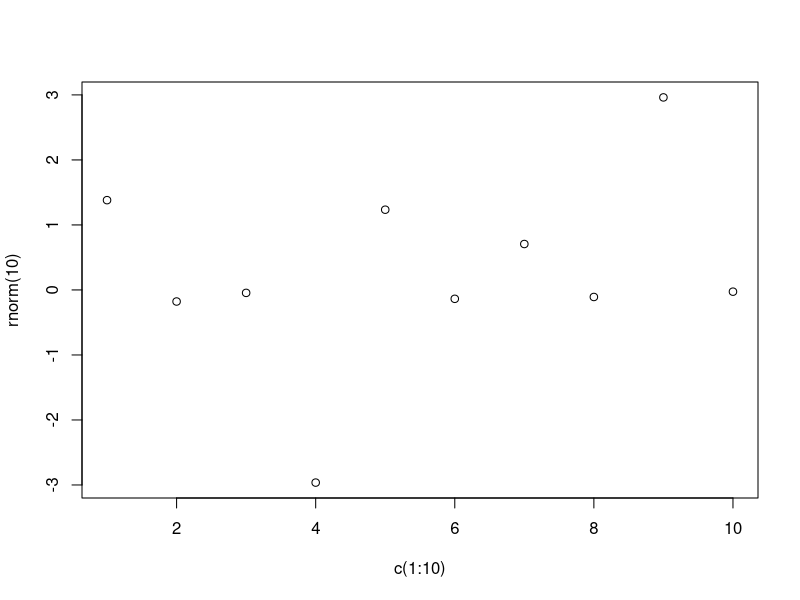

Generate this figure with R:
## ---- chunk 1
objs <- mget(ls("package:base"), inherits = TRUE)
nullenv <- function(func) {
    is.null(environment(func))
}
funs <- Filter(is.function, objs)
nulls <- Filter(nullenv, funs)

arg <- lapply(funs, formals) # get formals
counts <- sapply(arg, length) # count formals
maxcount <- which.max(counts) #find most args
zeros <- which(counts == 0) #no args
## ---- chunk 2
  objs <- mget(ls("package:base"), inherits = TRUE)
  
  nullenv <- function(func) {
    # returns true if function environment is null
    is.null(environment(func))
  }
  
  funs <- Filter(is.function, objs)
  nulls <- Filter(nullenv, funs)
## ---- chunk 3
add <- function(x) {
  function(y) x + y
}
adders <- lapply(1:10, add) 
adders[[1]](10)
## ---- chunk 4
ls(environment(adders[[1]]))
## ---- chunk 5
for (i in 1:10) {
  print(get("x", pos=environment(adders[[i]])))
}
## ---- chunk 6
add <- function(x) {
  force(x)
  function(y) x + y
}
adders <- lapply(1:10, add) 
adders[[1]](10)
for (i in 1:10) {
  print(get("x", pos=environment(adders[[i]])))
}
## ---- chunk 7
objs <- mget(ls("package:base"), inherits = TRUE)
funs <- Filter(is.function, objs)
repfun <- funs[grep(".*<-", funs)] # List of all replacement functions
nulls <- Filter(nullenv, repfun)
## ---- chunk 8
`%|||%` <- function(x, y) {
  ( x | y) & !(x & y) # defn on wikipedia
}
x <- c(1, 2, 3)
y <- c(1, 2, 3)
(x > y) %|||%  (y < x)
(x == y) %|||% (x > y)
## ---- chunk 9
`%uU%` <- function(x, y) {
    # find intersection of two vectors
    matches <- match(x, y, nomatch = 0)
    unique(y[matches])
}
x <- seq(2, 50, 3)
y <- seq(1, 50, 2)

all(x %uU% y == intersect(x, y))

`%U%` <- function(x, y) {
    # find the union of two vectors
    unique(c(x,y))
}

all(x %U% y == union(x,y))


`%!!%` <- function(x, y) {
    # find differences between two vectors
    matches <- match(x, y, nomatch = 0)
    unique(x[matches==0])
}

all(x %!!% y == setdiff(x, y))
## ---- chunk 10
`modify_rand<-` <- function(x, value) {
  position <- floor(runif(1, max = length(x)))
  x[position] <- value
  x
}
modify_rand(x) <- 10
x
## ---- chunk 11
newop <- options() # assign options to a new list
options(verbose=TRUE) # talk to me R! # save a new value of an option
options(newop) # restore all options
options(newop[which(names(newop) == "verbose")]) #restore just the verbose option
## ---- chunk 12
make_plot <- function(file, plot_code, width=500, height=500) {
  png(file, width=width, height=height)
  plot_code
  graphics.off()
}

simpleplot <- plot(x = c(1:10), y = rnorm(10))
#borked <- plot(x = c(1:9), y = rnorm(10))

#make_plot("~/Documents/classes/UBCadv-r/03_Functions/Functions_Susannah_plot.png", borked)
make_plot("~/Documents/classes/UBCadv-r/03_Functions/Functions_Susannah_plot.png", simpleplot)
## ---- chunk 13
capture.output <- function(..., file=NULL, append=FALSE)
{
    args <- substitute(list(...))[-1L]

    rval <- NULL; closeit <- TRUE
    if (is.null(file))
        file <- textConnection("rval", "w", local = TRUE) #if no file provided make a textConnection
    else if (is.character(file))
        file <- file(file, if(append) "a" else "w")
    else if (inherits(file, "connection")) {
if (!isOpen(file)) open(file, if(append) "a" else "w")
else closeit <- FALSE
    } else
        stop("'file' must be NULL, a character string or a connection")

    sink(file) # divert output to the file
    ## for error recovery: all output will be lost if file=NULL
    on.exit({sink(); if(closeit) close(file)})

    pf <- parent.frame() 
    evalVis <- function(expr)
        withVisible(eval(expr, pf))

    for(i in seq_along(args)) {
        expr <- args[[i]]
        tmp <- switch(mode(expr),
                      "expression" = lapply(expr, evalVis),
                      "call" =, "name" = list(evalVis(expr)),
                       stop("bad argument")) 
        for(item in tmp)
            if (item$visible) print(item$value)
    }
    ## we need to close the text connection before returning 'rval'
    on.exit()
    sink() # I don't get why there are multiple sinks and on.exits
    if(closeit) close(file)
    if(is.null(rval)) invisible(NULL) else rval #how could rval be anything _but_ NULL in this function?
}
